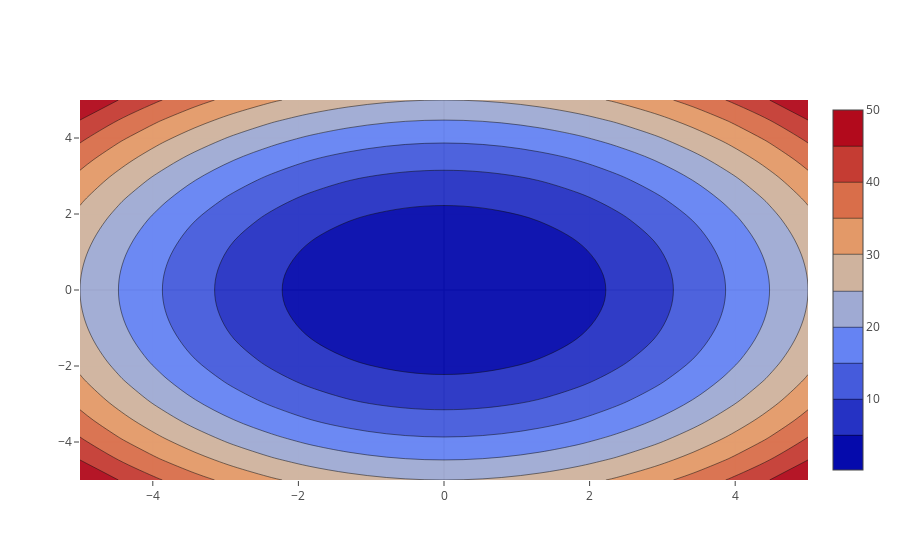

The notebook cell this image was saved under:
### Markdown cell above
#### Contour Plots

### Code cell
mv.plot_contour(f)

### Figure 1 — Plotly figure (JSON) as saved in the notebook; plotly's stock layout.template omitted (floating-point values rounded to 4 significant figures; data arrays with more than 128 entries replaced by an {"elided": "..."} marker saying what was removed)
{"data": [{"opacity": 0.95, "type": "contour", "uid": "16dd4640-0643-11ea-9cc1-003ee1c643c9", "x": [-5, -4.474, -3.947, -3.421, -2.895, -2.368, -1.842, -1.316, -0.7895, -0.2632, 0.2632, 0.7895, 1.316, 1.842, 2.368, 2.895, 3.421, 3.947, 4.474, 5], "y": [-5, -4.474, -3.947, -3.421, -2.895, -2.368, -1.842, -1.316, -0.7895, -0.2632, 0.2632, 0.7895, 1.316, 1.842, 2.368, 2.895, 3.421, 3.947, 4.474, 5], "z": {"elided": "20x20 float values"}}], "layout": {}}
